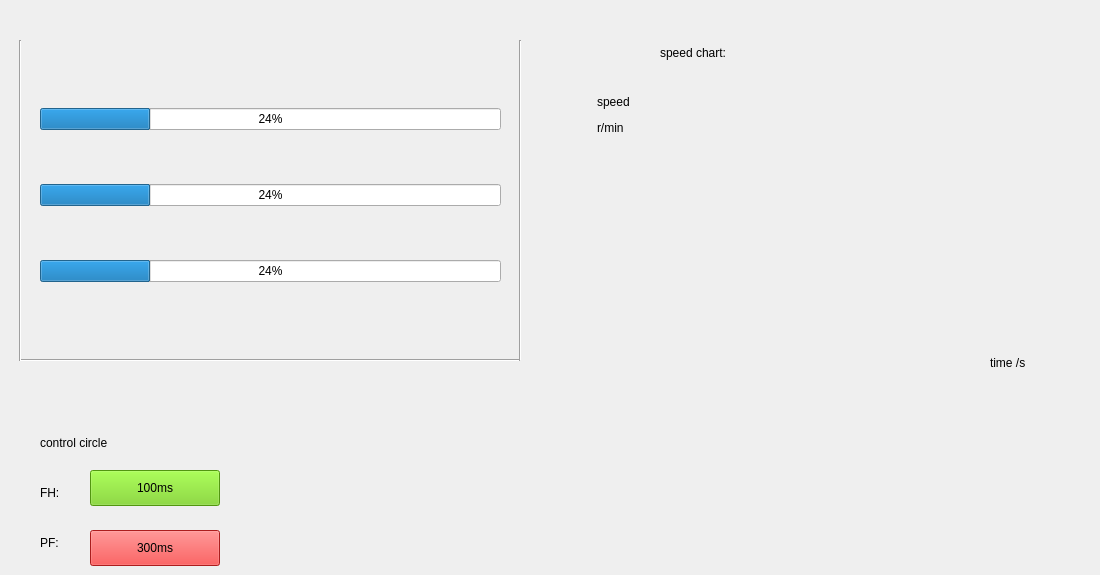
      <widget class="QWidget" name="tab">
       <attribute name="title">
        <string>Experiments</string>
       </attribute>
       <widget class="Widget" name="widget" native="true">
        <property name="geometry">
         <rect>
          <x>660</x>
          <y>80</y>
          <width>431</width>
          <height>261</height>
         </rect>
        </property>
       </widget>
       <widget class="Line" name="line_2">
        <property name="geometry">
         <rect>
          <x>20</x>
          <y>350</y>
          <width>501</width>
          <height>20</height>
         </rect>
        </property>
        <property name="orientation">
         <enum>Qt::Horizontal</enum>
        </property>
       </widget>
       <widget class="Line" name="line_3">
        <property name="geometry">
         <rect>
          <x>510</x>
          <y>40</y>
          <width>20</width>
          <height>321</height>
         </rect>
        </property>
        <property name="orientation">
         <enum>Qt::Vertical</enum>
        </property>
       </widget>
       <widget class="Line" name="line_4">
        <property name="geometry">
         <rect>
          <x>10</x>
          <y>40</y>
          <width>20</width>
          <height>321</height>
         </rect>
        </property>
        <property name="orientation">
         <enum>Qt::Vertical</enum>
        </property>
       </widget>
       <widget class="QWidget" name="layoutWidget">
        <property name="geometry">
         <rect>
          <x>40</x>
          <y>60</y>
          <width>461</width>
          <height>271</height>
         </rect>
        </property>
        <layout class="QVBoxLayout" name="verticalLayout_6">
         <item>
          <widget class="QProgressBar" name="progressBar1">
           <property name="value">
            <number>24</number>
           </property>
          </widget>
         </item>
         <item>
          <widget class="QProgressBar" name="progressBar1_2">
           <property name="value">
            <number>24</number>
           </property>
          </widget>
         </item>
         <item>
          <widget class="QProgressBar" name="progressBar1_3">
           <property name="value">
            <number>24</number>
           </property>
          </widget>
         </item>
        </layout>
       </widget>
       <widget class="QLabel" name="label_15">
        <property name="geometry">
         <rect>
          <x>660</x>
          <y>40</y>
          <width>131</width>
          <height>25</height>
         </rect>
        </property>
        <property name="text">
         <string>speed chart:</string>
        </property>
       </widget>
       <widget class="QLabel" name="label_16">
        <property name="geometry">
         <rect>
          <x>990</x>
          <y>350</y>
          <width>98</width>
          <height>25</height>
         </rect>
        </property>
        <property name="text">
         <string>time /s</string>
        </property>
       </widget>
       <widget class="QLabel" name="label_17">
        <property name="geometry">
         <rect>
          <x>597</x>
          <y>80</y>
          <width>61</width>
          <height>71</height>
         </rect>
        </property>
        <property name="text">
         <string>&lt;html&gt;&lt;head/&gt;&lt;body&gt;&lt;p&gt;speed&lt;/p&gt;&lt;p&gt;r/min&lt;/p&gt;&lt;/body&gt;&lt;/html&gt;</string>
        </property>
       </widget>
       <widget class="QLabel" name="label_18">
        <property name="geometry">
         <rect>
          <x>40</x>
          <y>430</y>
          <width>141</width>
          <height>25</height>
         </rect>
        </property>
        <property name="text">
         <string>control circle</string>
        </property>
       </widget>
       <widget class="QLabel" name="label_19">
        <property name="geometry">
         <rect>
          <x>40</x>
          <y>480</y>
          <width>41</width>
          <height>25</height>
         </rect>
        </property>
        <property name="text">
         <string>FH:</string>
        </property>
       </widget>
       <widget class="QPushButton" name="pushButton_7">
        <property name="geometry">
         <rect>
          <x>90</x>
          <y>470</y>
          <width>130</width>
          <height>36</height>
         </rect>
        </property>
        <property name="styleSheet">
         <string notr="true">background-color: rgb(115, 210, 22);</string>
        </property>
        <property name="text">
         <string>100ms</string>
        </property>
       </widget>
       <widget class="QLabel" name="label_20">
        <property name="geometry">
         <rect>
          <x>40</x>
          <y>530</y>
          <width>41</width>
          <height>25</height>
         </rect>
        </property>
        <property name="text">
         <string>PF:</string>
        </property>
       </widget>
       <widget class="QPushButton" name="pushButton_14">
        <property name="geometry">
         <rect>
          <x>90</x>
          <y>530</y>
          <width>130</width>
          <height>36</height>
         </rect>
        </property>
        <property name="styleSheet">
         <string notr="true">background-color: rgb(239, 41, 41);</string>
        </property>
        <property name="text">
         <string>300ms</string>
        </property>
       </widget>
      </widget>
